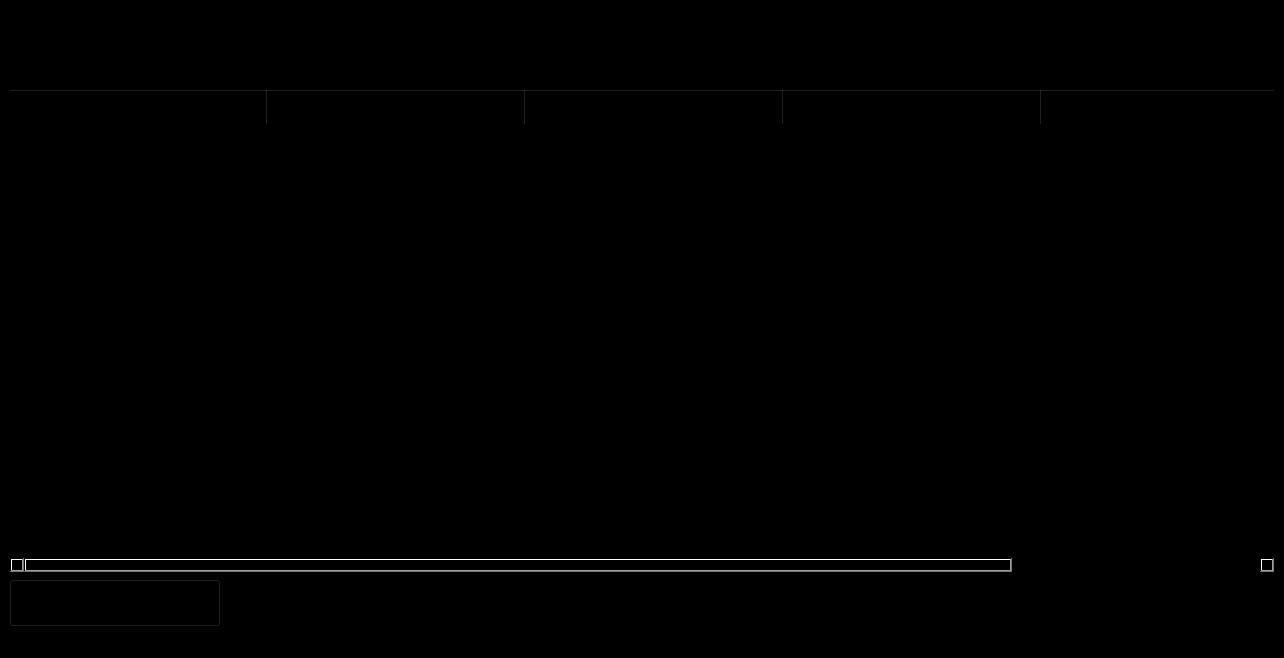
<?xml version="1.0" encoding="UTF-8"?>
<ui version="4.0">
 <class>MainWindow</class>
 <widget class="QMainWindow" name="MainWindow">
  <property name="geometry">
   <rect>
    <x>0</x>
    <y>0</y>
    <width>1284</width>
    <height>658</height>
   </rect>
  </property>
  <property name="windowTitle">
   <string>MainWindow</string>
  </property>
  <property name="styleSheet">
   <string notr="true">background-color: black;</string>
  </property>
  <widget class="QWidget" name="centralwidget">
   <layout class="QGridLayout" name="gridLayout">
    <item row="2" column="0">
     <widget class="QPushButton" name="pushButton_back">
      <property name="font">
       <font>
        <pointsize>26</pointsize>
        <weight>75</weight>
        <bold>true</bold>
       </font>
      </property>
      <property name="styleSheet">
       <string notr="true"/>
      </property>
      <property name="text">
       <string>      &lt;      </string>
      </property>
     </widget>
    </item>
    <item row="0" column="0">
     <widget class="QLabel" name="label">
      <property name="font">
       <font>
        <pointsize>26</pointsize>
        <weight>75</weight>
        <italic>false</italic>
        <bold>true</bold>
       </font>
      </property>
      <property name="text">
       <string>Your Orders </string>
      </property>
      <property name="alignment">
       <set>Qt::AlignRight|Qt::AlignTrailing|Qt::AlignVCenter</set>
      </property>
     </widget>
    </item>
    <item row="0" column="1">
     <widget class="QLabel" name="label_2">
      <property name="font">
       <font>
        <pointsize>48</pointsize>
        <italic>true</italic>
       </font>
      </property>
      <property name="text">
       <string/>
      </property>
      <property name="pixmap">
       <pixmap>orders.svg</pixmap>
      </property>
      <property name="scaledContents">
       <bool>false</bool>
      </property>
      <property name="alignment">
       <set>Qt::AlignLeading|Qt::AlignLeft|Qt::AlignTop</set>
      </property>
     </widget>
    </item>
    <item row="1" column="0" colspan="2">
     <widget class="QTableWidget" name="tableWidget">
      <property name="font">
       <font>
        <pointsize>16</pointsize>
        <weight>75</weight>
        <bold>true</bold>
       </font>
      </property>
      <property name="styleSheet">
       <string notr="true">background-color: black;
color: white; 
horizontalHeader::section{background-color: black ; 
color: white; }
</string>
      </property>
      <property name="sizeAdjustPolicy">
       <enum>QAbstractScrollArea::AdjustToContents</enum>
      </property>
      <attribute name="horizontalHeaderCascadingSectionResizes">
       <bool>false</bool>
      </attribute>
      <attribute name="horizontalHeaderDefaultSectionSize">
       <number>258</number>
      </attribute>
      <attribute name="horizontalHeaderStretchLastSection">
       <bool>true</bool>
      </attribute>
      <column>
       <property name="text">
        <string>Cancel</string>
       </property>
       <property name="font">
        <font>
         <pointsize>20</pointsize>
         <weight>75</weight>
         <bold>true</bold>
        </font>
       </property>
       <property name="textAlignment">
        <set>AlignCenter</set>
       </property>
      </column>
      <column>
       <property name="text">
        <string>Picture</string>
       </property>
       <property name="font">
        <font>
         <pointsize>20</pointsize>
         <weight>75</weight>
         <bold>true</bold>
        </font>
       </property>
       <property name="textAlignment">
        <set>AlignHCenter|AlignTop</set>
       </property>
      </column>
      <column>
       <property name="text">
        <string>Item</string>
       </property>
       <property name="font">
        <font>
         <pointsize>20</pointsize>
         <weight>75</weight>
         <bold>true</bold>
        </font>
       </property>
       <property name="textAlignment">
        <set>AlignHCenter|AlignTop</set>
       </property>
      </column>
      <column>
       <property name="text">
        <string>Price</string>
       </property>
       <property name="font">
        <font>
         <pointsize>20</pointsize>
         <weight>75</weight>
         <bold>true</bold>
        </font>
       </property>
       <property name="textAlignment">
        <set>AlignHCenter|AlignTop</set>
       </property>
      </column>
      <column>
       <property name="text">
        <string>Delivery Address </string>
       </property>
       <property name="font">
        <font>
         <pointsize>20</pointsize>
         <weight>75</weight>
         <bold>true</bold>
        </font>
       </property>
       <property name="textAlignment">
        <set>AlignHCenter|AlignTop</set>
       </property>
      </column>
     </widget>
    </item>
    <item row="2" column="1">
     <spacer name="horizontalSpacer">
      <property name="orientation">
       <enum>Qt::Horizontal</enum>
      </property>
      <property name="sizeHint" stdset="0">
       <size>
        <width>575</width>
        <height>20</height>
       </size>
      </property>
     </spacer>
    </item>
   </layout>
  </widget>
  <widget class="QMenuBar" name="menubar">
   <property name="geometry">
    <rect>
     <x>0</x>
     <y>0</y>
     <width>1284</width>
     <height>29</height>
    </rect>
   </property>
  </widget>
  <widget class="QStatusBar" name="statusbar"/>
 </widget>
 <resources/>
 <connections/>
</ui>
